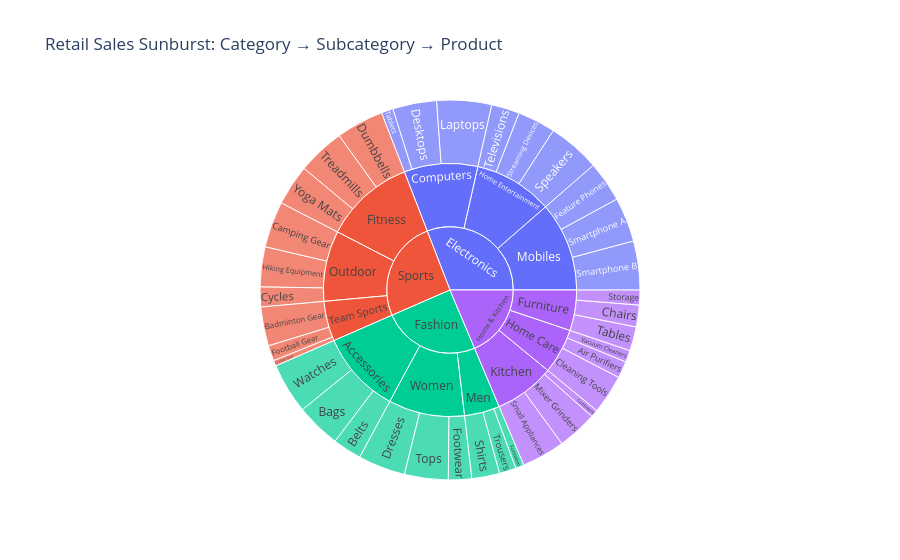

Notebook code for this chart:
### Markdown cell above
## 12. Create your first sunburst chart

### Code cell
fig = px.sunburst(
    df,
    path=["Category", "Subcategory", "Product"],
    values="Sales_Lakh",
    title="Retail Sales Sunburst: Category → Subcategory → Product"
)
fig.show()

### Figure 1 — Plotly figure (JSON) as saved in the notebook; plotly's stock layout.template omitted (floating-point values rounded to 4 significant figures)
{"data": [{"branchvalues": "total", "domain": {"x": [0, 1], "y": [0, 1]}, "hovertemplate": "labels=%{label}<br>Sales_Lakh=%{value}<br>parent=%{parent}<br>id=%{id}<extra></extra>", "ids": ["Electronics/Mobiles/Smartphone A", "Electronics/Mobiles/Smartphone B", "Electronics/Mobiles/Feature Phones", "Electronics/Computers/Laptops", "Electronics/Computers/Desktops", "Electronics/Computers/Tablets", "Electronics/Home Entertainment/Televisions", "Electronics/Home Entertainment/Speakers", "Electronics/Home Entertainment/Streaming Devices", "Fashion/Men/Shirts", "Fashion/Men/Trousers", "Fashion/Men/Footwear", "Fashion/Women/Dresses", "Fashion/Women/Tops", "Fashion/Women/Footwear", "Fashion/Accessories/Watches", "Fashion/Accessories/Bags", "Fashion/Accessories/Belts", "Home & Kitchen/Kitchen/Cookware", "Home & Kitchen/Kitchen/Mixer Grinders", "Home & Kitchen/Kitchen/Small Appliances", "Home & Kitchen/Furniture/Chairs", "Home & Kitchen/Furniture/Tables", "Home & Kitchen/Furniture/Storage", "Home & Kitchen/Home Care/Vacuum Cleaners", "Home & Kitchen/Home Care/Air Purifiers", "Home & Kitchen/Home Care/Cleaning Tools", "Sports/Fitness/Dumbbells", "Sports/Fitness/Yoga Mats", "Sports/Fitness/Treadmills", "Sports/Outdoor/Camping Gear", "Sports/Outdoor/Cycles", "Sports/Outdoor/Hiking Equipment", "Sports/Team Sports/Football Gear", "Sports/Team Sports/Cricket Gear", "Sports/Team Sports/Badminton Gear", "Electronics/Mobiles", "Electronics/Computers", "Electronics/Home Entertainment", "Fashion/Men", "Fashion/Women", "Fashion/Accessories", "Home & Kitchen/Kitchen", "Home & Kitchen/Furniture", "Home & Kitchen/Home Care", "Sports/Fitness", "Sports/Outdoor", "Sports/Team Sports", "Electronics", "Fashion", "Home & Kitchen", "Sports"], "labels": ["Smartphone A", "Smartphone B", "Feature Phones", "Laptops", "Desktops", "Tablets", "Televisions", "Speakers", "Streaming Devices", "Shirts", "Trousers", "Footwear", "Dresses", "Tops", "Footwear", "Watches", "Bags", "Belts", "Cookware", "Mixer Grinders", "Small Appliances", "Chairs", "Tables", "Storage", "Vacuum Cleaners", "Air Purifiers", "Cleaning Tools", "Dumbbells", "Yoga Mats", "Treadmills", "Camping Gear", "Cycles", "Hiking Equipment", "Football Gear", "Cricket Gear", "Badminton Gear", "Mobiles", "Computers", "Home Entertainment", "Men", "Women", "Accessories", "Kitchen", "Furniture", "Home Care", "Fitness", "Outdoor", "Team Sports", "Electronics", "Fashion", "Home & Kitchen", "Sports"], "name": "", "parents": ["Electronics/Mobiles", "Electronics/Mobiles", "Electronics/Mobiles", "Electronics/Computers", "Electronics/Computers", "Electronics/Computers", "Electronics/Home Entertainment", "Electronics/Home Entertainment", "Electronics/Home Entertainment", "Fashion/Men", "Fashion/Men", "Fashion/Men", "Fashion/Women", "Fashion/Women", "Fashion/Women", "Fashion/Accessories", "Fashion/Accessories", "Fashion/Accessories", "Home & Kitchen/Kitchen", "Home & Kitchen/Kitchen", "Home & Kitchen/Kitchen", "Home & Kitchen/Furniture", "Home & Kitchen/Furniture", "Home & Kitchen/Furniture", "Home & Kitchen/Home Care", "Home & Kitchen/Home Care", "Home & Kitchen/Home Care", "Sports/Fitness", "Sports/Fitness", "Sports/Fitness", "Sports/Outdoor", "Sports/Outdoor", "Sports/Outdoor", "Sports/Team Sports", "Sports/Team Sports", "Sports/Team Sports", "Electronics", "Electronics", "Electronics", "Fashion", "Fashion", "Fashion", "Home & Kitchen", "Home & Kitchen", "Home & Kitchen", "Sports", "Sports", "Sports", "", "", "", ""], "type": "sunburst", "values": [67.59, 74.11, 61.7, 83.12, 66.61, 17.86, 42.68, 79.36, 57.58, 42.14, 25.5, 12.91, 71.73, 66.37, 35.3, 76.77, 67.94, 43.94, 11.37, 60.59, 65.35, 33.09, 36.53, 22.59, 18.0, 25.47, 59.58, 72.12, 61.92, 72.08, 69.97, 30.2, 60.55, 23.39, 8.57, 59.19, 203.4, 167.6, 179.6, 80.55, 173.4, 188.6, 137.3, 92.21, 103.0, 206.1, 160.7, 91.15, 550.6, 442.6, 332.6, 458.0]}], "layout": {"legend": {"tracegroupgap": 0}, "title": {"text": "Retail Sales Sunburst: Category → Subcategory → Product"}}}
